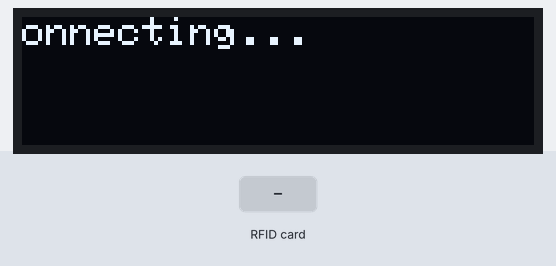
A sketch run on a simulated ESP32. On the bench: 128×32 one-colour display. The inputs (shaded band) are chosen by the test bench. WiFi joins after 1.5 s; servers stay silent unless stated; uploads are accepted with an empty reply; what the sketch prints to the serial monitor is not drawn.

Above: at 1.4 s.
At 3.1 s:
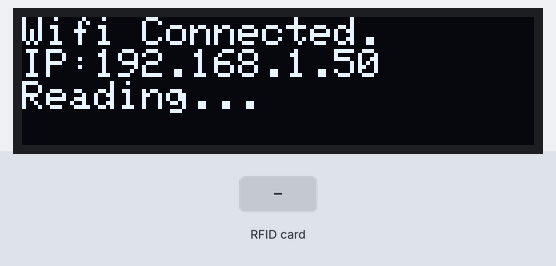
3.2 s: RFID card 5E 7A 19 C4 held to the reader
At 3.33 s:
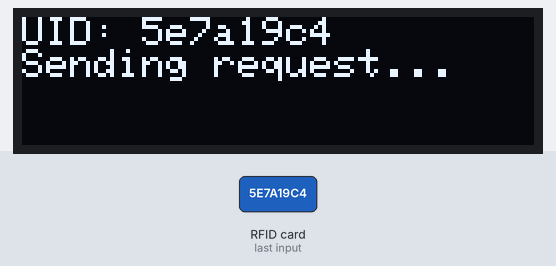
At 4.7 s:
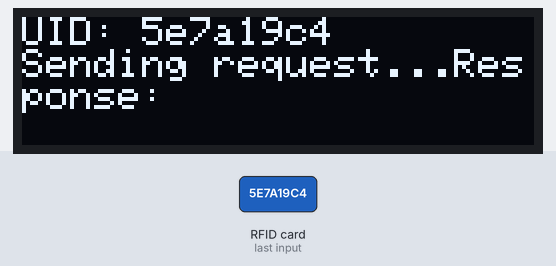
Timing chart, 0 to 6.2 s (numbered marks = the images above; inputs shaded):
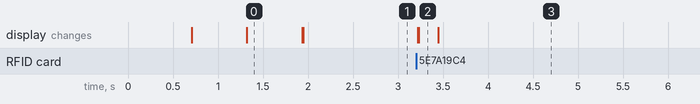

The sketch:

esp32RfidWifiTest.ino
```cpp
#include <SPI.h>
#include <MFRC522.h>

#include <WiFi.h>
#include <HTTPClient.h>
#include <ArduinoJson.h>

#define RST_PIN 5
#define SS_PIN 17

#include <Wire.h>
#include <Adafruit_GFX.h>
#include <Adafruit_SSD1306.h>

#define SCREEN_WIDTH 128 // OLED display width, in pixels
#define SCREEN_HEIGHT 32 // OLED display height, in pixels

// Declaration for an SSD1306 display connected to I2C (SDA, SCL pins)
// The pins for I2C are defined by the Wire-library.
// On an arduino UNO:       A4(SDA), A5(SCL)
// On an arduino MEGA 2560: 20(SDA), 21(SCL)
// On an arduino LEONARDO:   2(SDA),  3(SCL), ...
#define OLED_RESET     -1 // Reset pin # (or -1 if sharing Arduino reset pin)
#define SCREEN_ADDRESS 0x3C ///< See datasheet for Address; 0x3D for 128x64, 0x3C for 128x32
Adafruit_SSD1306 display(SCREEN_WIDTH, SCREEN_HEIGHT, &Wire, OLED_RESET, SCREEN_ADDRESS);


MFRC522 mfrc522(SS_PIN, RST_PIN);

const char* ssid = "SGP621";
const char* password = "popopopa";

const char* serverUrl = "http://192.168.14.253:5000/api/users/register";

String text = "";

void displayWriter(const char* text){
  display.clearDisplay();

  //display.setTextSize(1);             // Normal 1:1 pixel scale
  // display.setTextColor(SSD1306_BLACK, SSD1306_WHITE); // Draw 'inverse' text

  // display.println(F("askpkl          v.0.2"));
  // display.println();

  display.setCursor(0,0);             // Start at top-left corner
  display.setTextSize(1);
  display.setTextColor(SSD1306_WHITE);
  display.print(text);
  Serial.println(text);
  display.display();
}

void wifiDebugger(){
  text = "";
  text += "Wifi Connected.\n";
  text += "IP:";
  text += WiFi.localIP().toString();
  text += "\nReading...\n";

  displayWriter(text.c_str());
}

void setup() {
    Wire.begin();
  Serial.begin(115200);

    // SSD1306_SWITCHCAPVCC = generate display voltage from 3.3V internally
  if(!display.begin(SSD1306_SWITCHCAPVCC, SCREEN_ADDRESS)) {
    Serial.println(F("SSD1306 allocation failed"));
    for(;;); // Don't proceed, loop forever
  }

  displayWriter("Start!");

  SPI.begin();
  mfrc522.PCD_Init();
  mfrc522.PCD_SetAntennaGain(mfrc522.RxGain_max);
  mfrc522.PCD_AntennaOff();
  mfrc522.PCD_AntennaOn();

  WiFi.begin(ssid, password);

  int count = 0;

  while (WiFi.status() != WL_CONNECTED) {
    delay(600);

    displayWriter("Connecting..."+ count);
    count++;

    if (count > 6){
      displayWriter("Time out.\nReloading...");
      setup();
    }
  }

  wifiDebugger();

}

void loop() {
  text = "";
  if (mfrc522.PICC_IsNewCardPresent()) {
    if (mfrc522.PICC_ReadCardSerial()) {
      String uid = "";
      for (byte i = 0; i < mfrc522.uid.size; i++) {
        uid += String(mfrc522.uid.uidByte[i] < 0x10 ? "0" : "");
        uid += String(mfrc522.uid.uidByte[i], HEX);
      }

      text += "UID: ";
      text += uid;
      displayWriter(text.c_str());

      // Create a JSON object
      DynamicJsonDocument jsonDoc(128);
      jsonDoc["uid"] = uid;

      // Serialize the JSON to a string
      String jsonString;
      serializeJson(jsonDoc, jsonString);

      // Create an HTTP client
      HTTPClient http;
      text += "\nSending request...";
      displayWriter(text.c_str());

      // Start the HTTP request
      http.begin(serverUrl);

      // Set the Content-Type header to indicate JSON data
      http.addHeader("Content-Type", "application/json");

      // Send the JSON data in the request body
      int httpResponseCode = http.POST(jsonString);

      if (httpResponseCode > 0) {
        String response = http.getString();

        text += "Response:\n";
        text += response;
        displayWriter(text.c_str());

      } else {
        text += "\nHTTP error: ";
        text += httpResponseCode;
        displayWriter(text.c_str());
      }

      http.end();
      delay(1000);

      mfrc522.PICC_HaltA();
    }
  }
}
```

Measured:
- after the input at 3.2 s, the display: first changes at once (image 2 shows a later state)
- what the display in image 0 shows lasts 0.6 s, from 1.3 s to 1.9 s
